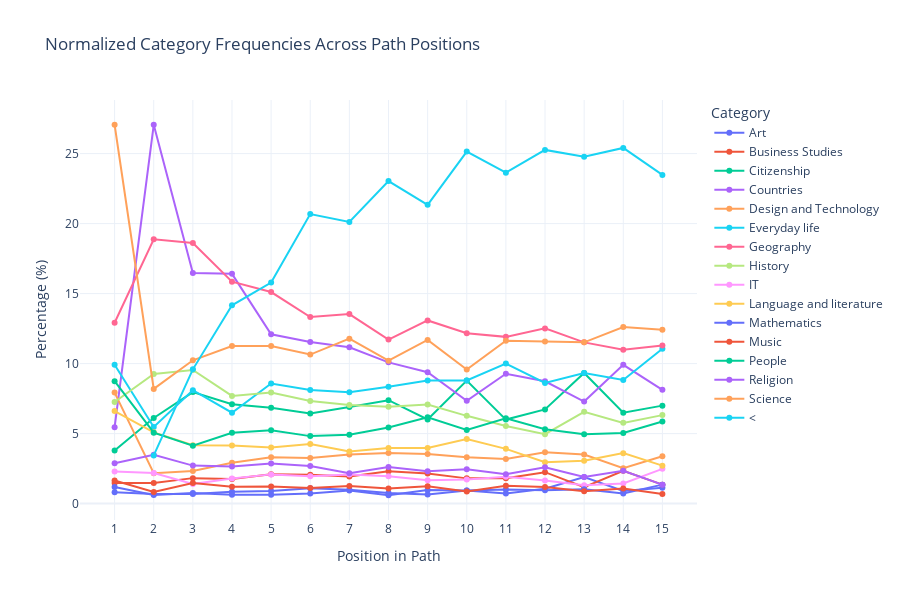

The cell this chart's notebook holds for it:
### Markdown cell above
#### Unfisniched

### Code cell
# Calculate position frequencies (normalized or not)
df_position_data = get_position_frequencies(common_paths_u_nl, max_position=15, normalize=True)

# Plot interactive histogram (line or bar plot, with options for normalization and stacking)
plot_position_interactive(df_position_data, plot_type="line", normalized=True)

### Figure 1 — Plotly figure (JSON) as saved in the notebook; plotly's stock layout.template omitted (floating-point values rounded to 4 significant figures)
{"data": [{"hovertemplate": "Category=Art<br>Position in Path=%{x}<br>Percentage (%)=%{y}<extra></extra>", "legendgroup": "Art", "line": {"color": "#636efa", "dash": "solid"}, "marker": {"symbol": "circle"}, "mode": "lines+markers", "name": "Art", "orientation": "v", "showlegend": true, "type": "scatter", "x": [1, 2, 3, 4, 5, 6, 7, 8, 9, 10, 11, 12, 13, 14, 15], "xaxis": "x", "y": [0.8136, 0.6865, 0.6766, 0.8536, 0.8983, 1.09, 0.9942, 0.7546, 0.6434, 0.9366, 0.7273, 1.063, 1.895, 0.9009, 1.129], "yaxis": "y"}, {"hovertemplate": "Category=Business Studies<br>Position in Path=%{x}<br>Percentage (%)=%{y}<extra></extra>", "legendgroup": "Business Studies", "line": {"color": "#EF553B", "dash": "solid"}, "marker": {"symbol": "circle"}, "mode": "lines+markers", "name": "Business Studies", "orientation": "v", "showlegend": true, "type": "scatter", "x": [1, 2, 3, 4, 5, 6, 7, 8, 9, 10, 11, 12, 13, 14, 15], "xaxis": "x", "y": [1.474, 1.473, 1.819, 1.758, 2.101, 2.054, 1.93, 2.303, 2.145, 1.801, 1.818, 2.243, 1.166, 2.342, 1.354], "yaxis": "y"}, {"hovertemplate": "Category=Citizenship<br>Position in Path=%{x}<br>Percentage (%)=%{y}<extra></extra>", "legendgroup": "Citizenship", "line": {"color": "#00cc96", "dash": "solid"}, "marker": {"symbol": "circle"}, "mode": "lines+markers", "name": "Citizenship", "orientation": "v", "showlegend": true, "type": "scatter", "x": [1, 2, 3, 4, 5, 6, 7, 8, 9, 10, 11, 12, 13, 14, 15], "xaxis": "x", "y": [3.794, 6.112, 7.967, 7.103, 6.853, 6.433, 6.901, 7.387, 6.005, 8.79, 6, 6.73, 9.329, 6.486, 6.998], "yaxis": "y"}, {"hovertemplate": "Category=Countries<br>Position in Path=%{x}<br>Percentage (%)=%{y}<extra></extra>", "legendgroup": "Countries", "line": {"color": "#ab63fa", "dash": "solid"}, "marker": {"symbol": "circle"}, "mode": "lines+markers", "name": "Countries", "orientation": "v", "showlegend": true, "type": "scatter", "x": [1, 2, 3, 4, 5, 6, 7, 8, 9, 10, 11, 12, 13, 14, 15], "xaxis": "x", "y": [5.453, 27.06, 16.47, 16.41, 12.1, 11.55, 11.17, 10.09, 9.383, 7.349, 9.273, 8.737, 7.289, 9.91, 8.126], "yaxis": "y"}, {"hovertemplate": "Category=Design and Technology<br>Position in Path=%{x}<br>Percentage (%)=%{y}<extra></extra>", "legendgroup": "Design and Technology", "line": {"color": "#FFA15A", "dash": "solid"}, "marker": {"symbol": "circle"}, "mode": "lines+markers", "name": "Design and Technology", "orientation": "v", "showlegend": true, "type": "scatter", "x": [1, 2, 3, 4, 5, 6, 7, 8, 9, 10, 11, 12, 13, 14, 15], "xaxis": "x", "y": [7.93, 2.166, 2.335, 2.916, 3.318, 3.248, 3.509, 3.614, 3.539, 3.314, 3.182, 3.66, 3.499, 2.523, 3.386], "yaxis": "y"}, {"hovertemplate": "Category=Everyday life<br>Position in Path=%{x}<br>Percentage (%)=%{y}<extra></extra>", "legendgroup": "Everyday life", "line": {"color": "#19d3f3", "dash": "solid"}, "marker": {"symbol": "circle"}, "mode": "lines+markers", "name": "Everyday life", "orientation": "v", "showlegend": true, "type": "scatter", "x": [1, 2, 3, 4, 5, 6, 7, 8, 9, 10, 11, 12, 13, 14, 15], "xaxis": "x", "y": [9.92, 5.47, 8.097, 6.493, 8.577, 8.11, 7.953, 8.34, 8.794, 8.79, 10, 8.619, 9.329, 8.829, 11.06], "yaxis": "y"}, {"hovertemplate": "Category=Geography<br>Position in Path=%{x}<br>Percentage (%)=%{y}<extra></extra>", "legendgroup": "Geography", "line": {"color": "#FF6692", "dash": "solid"}, "marker": {"symbol": "circle"}, "mode": "lines+markers", "name": "Geography", "orientation": "v", "showlegend": true, "type": "scatter", "x": [1, 2, 3, 4, 5, 6, 7, 8, 9, 10, 11, 12, 13, 14, 15], "xaxis": "x", "y": [12.92, 18.88, 18.61, 15.85, 15.11, 13.33, 13.54, 11.72, 13.08, 12.18, 11.91, 12.51, 11.52, 10.99, 11.29], "yaxis": "y"}, {"hovertemplate": "Category=History<br>Position in Path=%{x}<br>Percentage (%)=%{y}<extra></extra>", "legendgroup": "History", "line": {"color": "#B6E880", "dash": "solid"}, "marker": {"symbol": "circle"}, "mode": "lines+markers", "name": "History", "orientation": "v", "showlegend": true, "type": "scatter", "x": [1, 2, 3, 4, 5, 6, 7, 8, 9, 10, 11, 12, 13, 14, 15], "xaxis": "x", "y": [7.254, 9.259, 9.545, 7.692, 7.94, 7.334, 7.047, 6.91, 7.078, 6.268, 5.545, 4.959, 6.56, 5.766, 6.321], "yaxis": "y"}, {"hovertemplate": "Category=IT<br>Position in Path=%{x}<br>Percentage (%)=%{y}<extra></extra>", "legendgroup": "IT", "line": {"color": "#FF97FF", "dash": "solid"}, "marker": {"symbol": "circle"}, "mode": "lines+markers", "name": "IT", "orientation": "v", "showlegend": true, "type": "scatter", "x": [1, 2, 3, 4, 5, 6, 7, 8, 9, 10, 11, 12, 13, 14, 15], "xaxis": "x", "y": [2.296, 2.182, 1.404, 1.788, 2.086, 1.949, 2.076, 1.946, 1.662, 1.729, 1.909, 1.653, 1.312, 1.441, 2.483], "yaxis": "y"}, {"hovertemplate": "Category=Language and literature<br>Position in Path=%{x}<br>Percentage (%)=%{y}<extra></extra>", "legendgroup": "Language and literature", "line": {"color": "#FECB52", "dash": "solid"}, "marker": {"symbol": "circle"}, "mode": "lines+markers", "name": "Language and literature", "orientation": "v", "showlegend": true, "type": "scatter", "x": [1, 2, 3, 4, 5, 6, 7, 8, 9, 10, 11, 12, 13, 14, 15], "xaxis": "x", "y": [6.613, 5.09, 4.169, 4.156, 3.999, 4.254, 3.713, 3.971, 3.968, 4.611, 3.909, 2.952, 3.061, 3.604, 2.709], "yaxis": "y"}, {"hovertemplate": "Category=Mathematics<br>Position in Path=%{x}<br>Percentage (%)=%{y}<extra></extra>", "legendgroup": "Mathematics", "line": {"color": "#636efa", "dash": "solid"}, "marker": {"symbol": "circle"}, "mode": "lines+markers", "name": "Mathematics", "orientation": "v", "showlegend": true, "type": "scatter", "x": [1, 2, 3, 4, 5, 6, 7, 8, 9, 10, 11, 12, 13, 14, 15], "xaxis": "x", "y": [1.192, 0.6139, 0.7639, 0.63, 0.6375, 0.7125, 0.9357, 0.5957, 0.9651, 0.9366, 1, 0.9445, 1.02, 0.7207, 1.354], "yaxis": "y"}, {"hovertemplate": "Category=Music<br>Position in Path=%{x}<br>Percentage (%)=%{y}<extra></extra>", "legendgroup": "Music", "line": {"color": "#EF553B", "dash": "solid"}, "marker": {"symbol": "circle"}, "mode": "lines+markers", "name": "Music", "orientation": "v", "showlegend": true, "type": "scatter", "x": [1, 2, 3, 4, 5, 6, 7, 8, 9, 10, 11, 12, 13, 14, 15], "xaxis": "x", "y": [1.651, 0.826, 1.462, 1.209, 1.217, 1.111, 1.257, 1.072, 1.233, 0.8646, 1.273, 1.181, 0.8746, 1.081, 0.6772], "yaxis": "y"}, {"hovertemplate": "Category=People<br>Position in Path=%{x}<br>Percentage (%)=%{y}<extra></extra>", "legendgroup": "People", "line": {"color": "#00cc96", "dash": "solid"}, "marker": {"symbol": "circle"}, "mode": "lines+markers", "name": "People", "orientation": "v", "showlegend": true, "type": "scatter", "x": [1, 2, 3, 4, 5, 6, 7, 8, 9, 10, 11, 12, 13, 14, 15], "xaxis": "x", "y": [8.744, 5.068, 4.14, 5.06, 5.245, 4.82, 4.912, 5.441, 6.166, 5.259, 6.091, 5.313, 4.956, 5.045, 5.869], "yaxis": "y"}, {"hovertemplate": "Category=Religion<br>Position in Path=%{x}<br>Percentage (%)=%{y}<extra></extra>", "legendgroup": "Religion", "line": {"color": "#ab63fa", "dash": "solid"}, "marker": {"symbol": "circle"}, "mode": "lines+markers", "name": "Religion", "orientation": "v", "showlegend": true, "type": "scatter", "x": [1, 2, 3, 4, 5, 6, 7, 8, 9, 10, 11, 12, 13, 14, 15], "xaxis": "x", "y": [2.888, 3.483, 2.714, 2.652, 2.869, 2.682, 2.164, 2.621, 2.306, 2.45, 2.091, 2.597, 1.895, 2.342, 1.354], "yaxis": "y"}, {"hovertemplate": "Category=Science<br>Position in Path=%{x}<br>Percentage (%)=%{y}<extra></extra>", "legendgroup": "Science", "line": {"color": "#FFA15A", "dash": "solid"}, "marker": {"symbol": "circle"}, "mode": "lines+markers", "name": "Science", "orientation": "v", "showlegend": true, "type": "scatter", "x": [1, 2, 3, 4, 5, 6, 7, 8, 9, 10, 11, 12, 13, 14, 15], "xaxis": "x", "y": [27.06, 8.193, 10.24, 11.26, 11.26, 10.65, 11.78, 10.21, 11.69, 9.582, 11.64, 11.57, 11.52, 12.61, 12.42], "yaxis": "y"}, {"hovertemplate": "Category=<<br>Position in Path=%{x}<br>Percentage (%)=%{y}<extra></extra>", "legendgroup": "<", "line": {"color": "#19d3f3", "dash": "solid"}, "marker": {"symbol": "circle"}, "mode": "lines+markers", "name": "<", "orientation": "v", "showlegend": true, "type": "scatter", "x": [2, 3, 4, 5, 6, 7, 8, 9, 10, 11, 12, 13, 14, 15], "xaxis": "x", "y": [3.438, 9.589, 14.17, 15.79, 20.68, 20.12, 23.03, 21.34, 25.14, 23.64, 25.27, 24.78, 25.41, 23.48], "yaxis": "y"}], "layout": {"height": 600, "legend": {"title": {"text": "Category"}, "tracegroupgap": 0}, "title": {"text": "Normalized Category Frequencies Across Path Positions"}, "width": 900, "xaxis": {"anchor": "y", "domain": [0, 1], "dtick": 1, "tick0": 1, "tickmode": "linear", "title": {"text": "Position in Path"}}, "yaxis": {"anchor": "x", "domain": [0, 1], "title": {"text": "Percentage (%)"}}}}
